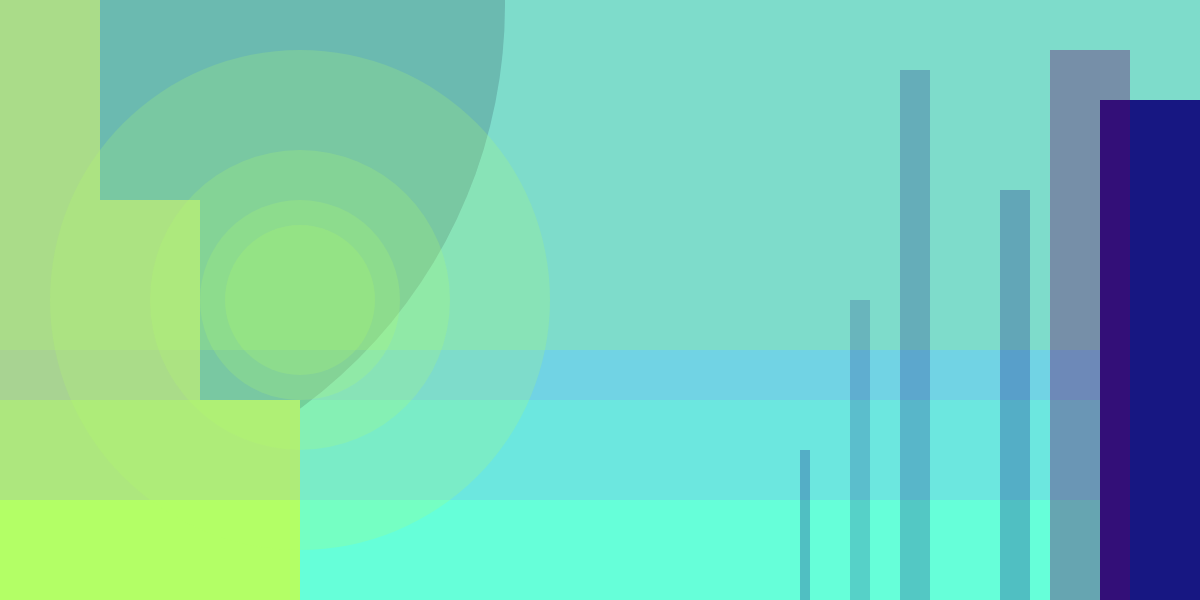
Frame 1 (no input)
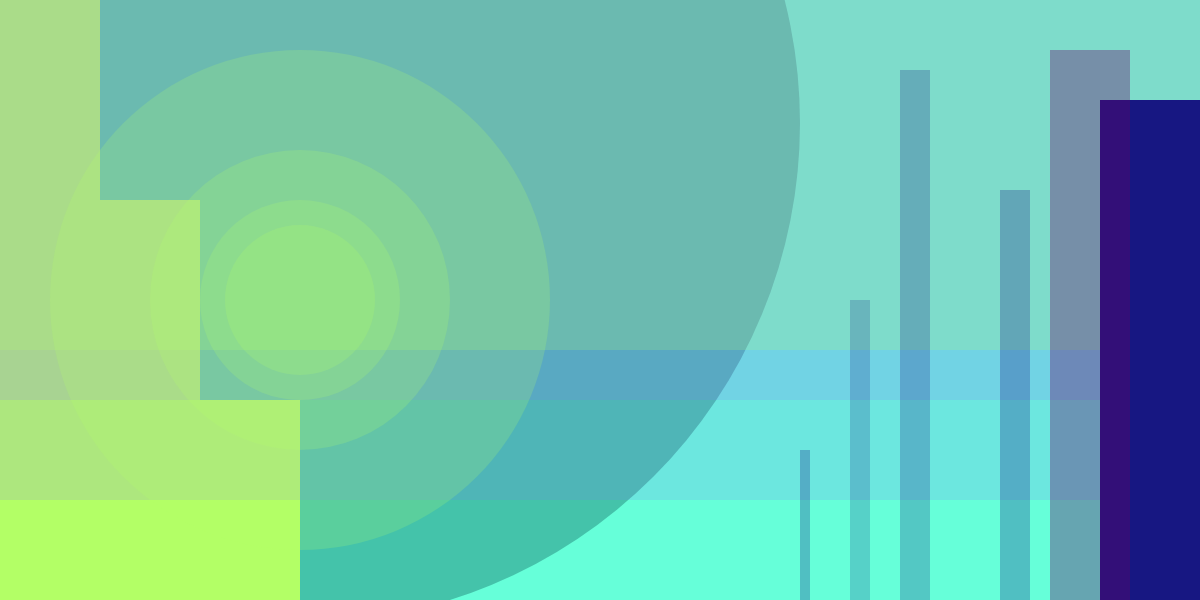
Frame 60 (no input)
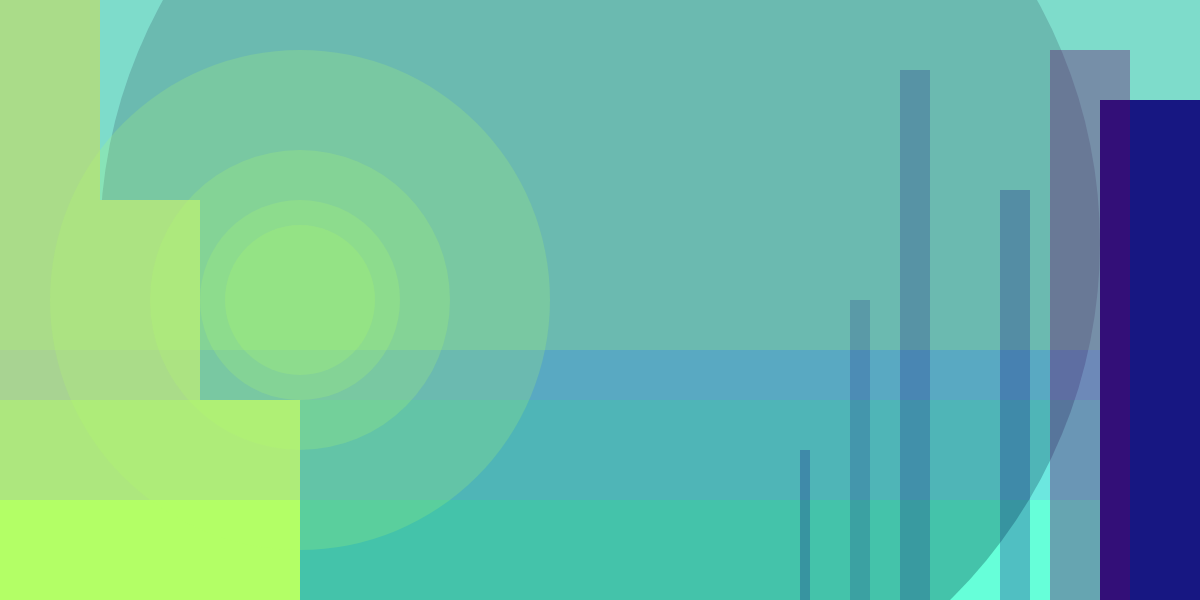
Frame 120 (the mouse pressed at the canvas centre since frame 60)

The p5.js sketch that drew these frames (run headless with seeded random() and noise() and a simulated clock; from frame 60 on, the mouse is pressed at the canvas centre):

// p5.js sketch
// ── sketch.js
var x=5
var y=5

function setup() {
  createCanvas(1200,600)
  frameRate(25)
}

function draw() {
  background(102, 255, 217)
  fill(0, 77, 77,85)
  noStroke()
  ellipse(x,y,1000,1000)
  x=x+5
  y=y+2
  noStroke()
  fill(179, 255, 102)
  rect(0,0,100,1200)
  fill(179, 255, 102)
  rect(100,200,100,1200)
  fill(179, 255, 102)
  rect(200,400,100,1200)
  
  fill(140, 102, 255,40)
  rect(0,0,1200,500)
  fill(140, 102, 255,40)
  rect(0,0,1200,400)
  fill(179, 255, 102, 50)
  rect(0,0,1200,350)
  fill(179, 255, 102, 50)
  
  ellipse(300,300,150,150)
  ellipse(300,300,200,200)
  ellipse(300,300,300,300)
  ellipse(300,300,500,500)

  fill(23, 23, 130,70)
  rect(800,450,10,300) 
  fill(23, 23, 130,50)
  rect(850,300,20,700)
  fill(23, 23, 130,60)
  rect(900,70,30,900)
  fill(23, 23, 130,70)
  rect(1000,190,30,900)
  fill(23, 23, 130)
  rect(1100,100,100,1250)
  fill(102, 0, 102,90)
  rect(1050,50,80,1200)
  

  
}
